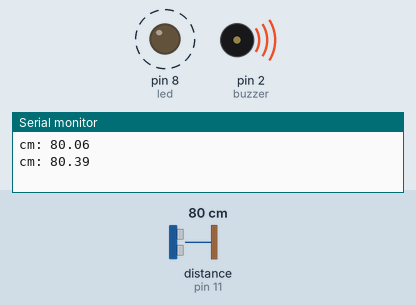
This sketch was run on a simulated Arduino Uno, built with avr-gcc and run on an emulated ATmega328P. Shown: output pins drawn as LEDs (lit = HIGH), buzzer (waves = sounding), the last lines printed to the serial monitor. Wiring (inferred from the names in the program): ultrasonic range finder: trigger pin 12; echo pin 11. Dashed ring = blinking. The inputs (shaded band) are chosen by the test bench; at power-on: distance to the obstacle (sensor on pin 11) 80 cm. The echo pulse lasts 58.3 µs per cm; pins used as bus, display or sensor lines are not drawn.

Above: at 1.9 s.
2.0 s: distance to the obstacle (sensor on pin 11) set to 86 cm
5.5 s: distance to the obstacle (sensor on pin 11) set to 95 cm
At 6.5 s:
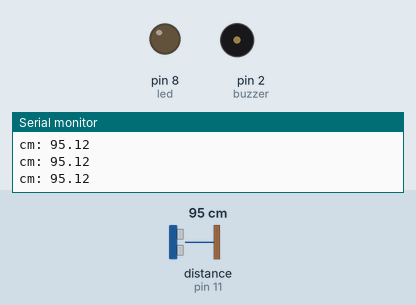
7.1 s: distance to the obstacle (sensor on pin 11) set to 2 cm
At 7.6 s:
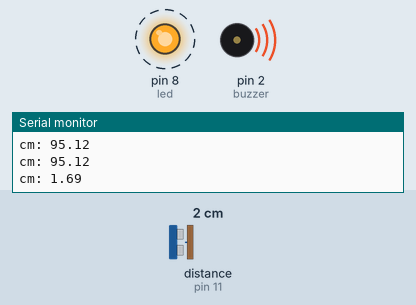
11.4 s: distance to the obstacle (sensor on pin 11) set to 120 cm
At 12.4 s:
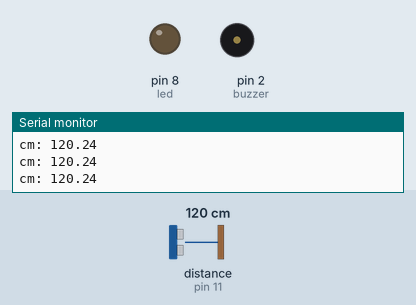
Timing chart, 0 to 14.1 s (numbered marks = the images above; inputs shaded):
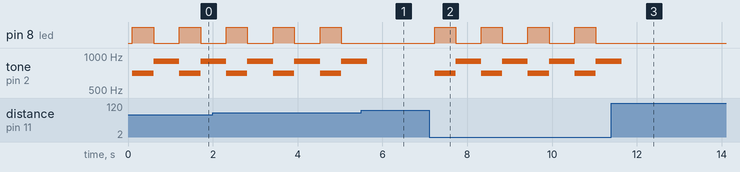

Measured:
- the behaviour switches between 89 and 90 cm on distance to the obstacle (sensor on pin 11) (found by bisection; images 0 and 1)
- after the input at 5.5 s, pin 8 (led): stays LOW (without the input it goes to HIGH after 0.14 s)
- after the input at 7.1 s, pin 8 (led): alternates HIGH for 0.50 s and LOW for 0.60 s, starting after 0.13 s; tone on pin 2 (buzzer): alternates 900 Hz for 0.60 s and 700 Hz for 0.50 s, starting after 0.13 s
- after the input at 11.4 s, pin 8 (led): stops changing and stays LOW
- by itself, pin 8 (led): alternates HIGH for 0.50 s and LOW for 0.61 s
- by itself, tone on pin 2 (buzzer): alternates 900 Hz for 0.61 s and 700 Hz for 0.50 s

The sketch:

sensor_ultrassonico_led_buzzer.ino
```cpp
#define trigger 12
#define echo 11

float distancia;
float duracao;
float velocidade = 0.0172316;
int led = 8;
int buzzer = 2;


void alarme_lig()
{
	digitalWrite(led, 1);
  	tone(buzzer, 700);
  	delay(500);

  	digitalWrite(led, 0);
  	tone(buzzer, 900);
  	delay(500);
}

void alarme_desl()
{
  	digitalWrite(led, 0);
  	noTone(buzzer);
}

void setup()
{
	pinMode(trigger, OUTPUT);
	pinMode(echo, INPUT);

	Serial.begin(9600);

	pinMode(led, OUTPUT);
	pinMode(buzzer, OUTPUT);
}

void loop()
{
	digitalWrite(trigger, 0);
	delayMicroseconds(5);
	digitalWrite(trigger, 1);
	delayMicroseconds(10);
	digitalWrite(trigger, 0);

	duracao = pulseIn(echo, 1);
	distancia = duracao * velocidade;

	Serial.print("cm: ");
	Serial.println(distancia);
	delay(100);

  	if (distancia < 90)
  	{
		alarme_lig();
  	}
  	else
  	{
  		alarme_desl();
  	}
}
```
